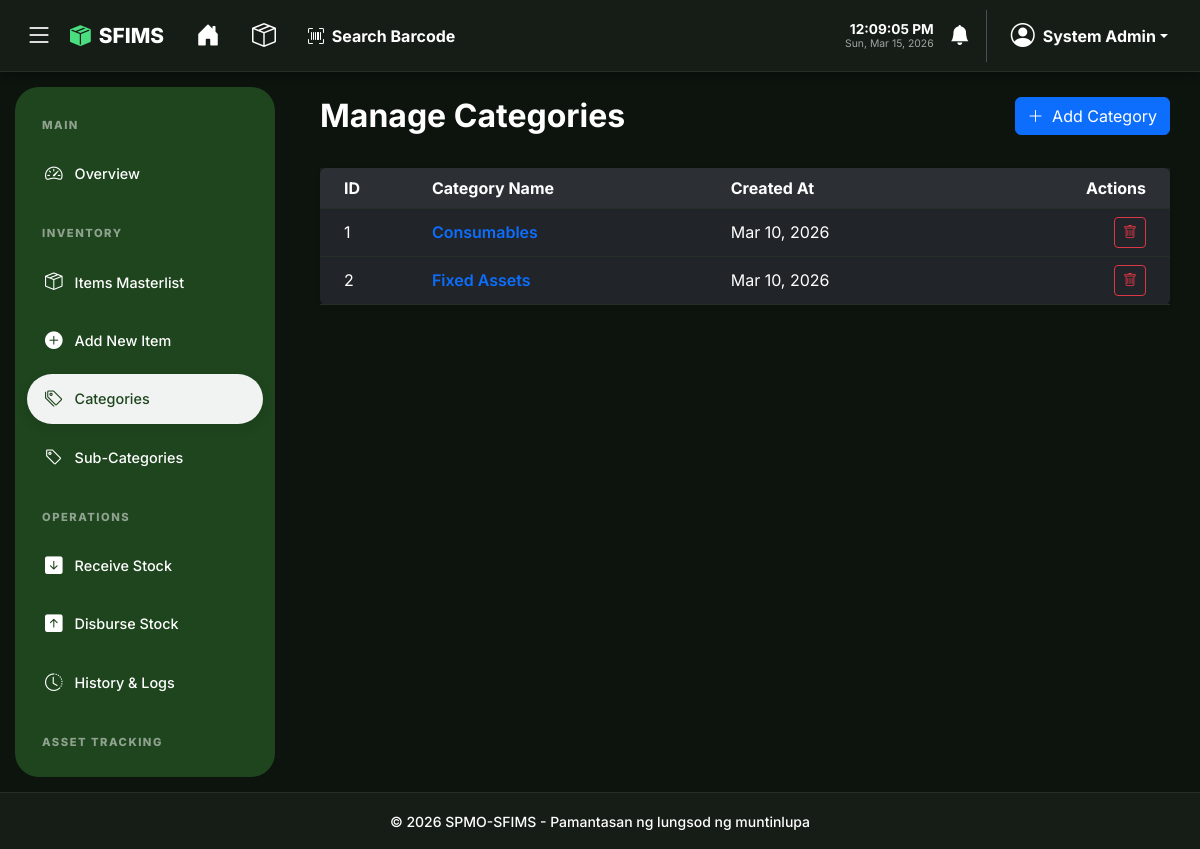
Screenshot of /admin/categories.php (signed in) with the database file from the repository.
### tables this page shows
CREATE TABLE IF NOT EXISTS categories (
    id INT AUTO_INCREMENT PRIMARY KEY,
    name VARCHAR(100) NOT NULL UNIQUE,
    created_at TIMESTAMP DEFAULT CURRENT_TIMESTAMP
);

### config/app.php (called while the page is built, shortened)
<?php
function h($string)
{
    return htmlspecialchars($string, ENT_QUOTES, 'UTF-8');
}

### admin/categories.php (the view, shortened to what this page needs)
<?php
require_once '../config/app.php';
$db = Database::getInstance();
$categories = $db->query("SELECT * FROM categories ORDER BY name ASC")->fetchAll();
require_once '../partials/header.php';
?>
<div class="row mb-4">
    <div class="col-md-6">
        <h2 class="fw-bold">Manage Categories</h2>
    </div>
    <div class="col-md-6 text-end">
        <button type="button" class="btn btn-primary" data-bs-toggle="modal" data-bs-target="#addCategoryModal">
            <i class="bi bi-plus-lg me-1"></i> Add Category
        </button>
    </div>
</div>
<div class="card shadow-sm border-0">
    <div class="card-body p-0">
        <div class="table-responsive">
            <table class="table table-hover align-middle mb-0">
                <thead class="bg-light">
                    <tr>
                        <th class="ps-4">ID</th>
                        <th>Category Name</th>
                        <th>Created At</th>
                        <th class="text-end pe-4">Actions</th>
                    </tr>
                </thead>
                <tbody>
                    <?php if ($categories): ?>
                        <?php foreach ($categories as $c): ?>
                            <tr>
                                <td class="ps-4"><?php echo $c['id']; ?></td>
                                <td class="fw-semibold text-primary"><?php echo h($c['name']); ?></td>
                                <td><?php echo date('M d, Y', strtotime($c['created_at'])); ?></td>
                                <td class="text-end pe-4">
                                    <form method="POST" action="" class="d-inline">
                                        <button type="submit" class="btn btn-sm btn-outline-danger" onclick="return confirm('Are you sure you want to delete this category?')">
                                            <i class="bi bi-trash"></i>
                                        </button>
                                    </form>
                                </td>
                            </tr>
                        <?php endforeach; ?>
                    <?php endif; ?>
                </tbody>
            </table>
        </div>
    </div>
</div>
<?php require_once '../partials/footer.php'; ?>

### partials/header.php (style rules this page uses)
*, *::before, *::after { transition: background-color 0.3s ease, border-color 0.3s ease, color 0.3s ease, box-shadow 0.3s ease; }
:root { --sfims-bg: #f3f7f4; --sfims-card-bg: #ffffff; --sfims-text: #1e3a1a; --sfims-border: #dce3dc; --sfims-green: #1e451e; --sfims-accent: #2d5a27; --sfims-input-bg: #ffffff; --header-dark: #ffffff; --sidebar-width: 260px; --sidebar-collapsed-width: 84px; --nav-shadow: rgba(0, 0, 0, 0.05); --sidebar-text: rgba(255, 255, 255, 0.85); --dropdown-header-text: #6c757d; }
[data-theme="dark"] { --sfims-bg: #0d140e; --sfims-card-bg: #151d16; --sfims-text: #ffffff; --sfims-border: #242f25; --sfims-green: #1e451e; --sfims-input-bg: #2a332b; --header-dark: #151d16; --nav-shadow: rgba(0, 0, 0, 0.4); --sfims-accent: #ffffff; --sidebar-text: #ffffff; --dropdown-header-text: #cbd5e1; }
body { background-color: var(--sfims-bg) !important; color: var(--sfims-text) !important; font-family: 'Inter', sans-serif; min-height: 100vh; margin: 0; display: flex; flex-direction: column; overflow-x: hidden; }
[data-theme="dark"] .bg-light { background-color: rgba(255, 255, 255, 0.05) !important; color: var(--sfims-text) !important; }
[data-theme="dark"] .text-dark, [data-theme="dark"] .text-black, [data-theme="dark"] h1, [data-theme="dark"] h2, [data-theme="dark"] h3, [data-theme="dark"] h4, [data-theme="dark"] h5, [data-theme="dark"] h6, [data-theme="dark"] .card-title, [data-theme="dark"] .modal-title, [data-theme="dark"] .nav-tabs .nav-link { color: #ffffff !important; }
[data-theme="dark"] ::placeholder { color: #64748b !important; opacity: 1 !important; }
[data-theme="dark"] .table { --bs-table-bg: transparent; --bs-table-color: var(--sfims-text); --bs-table-border-color: var(--sfims-border); color: var(--sfims-text); }
.btn-group, td.text-end, td:last-child { white-space: nowrap; }

### rows the page displays
categories: id "1", name "Consumables", created_at "Mar 10, 2026"
categories: id "2", name "Fixed Assets", created_at "Mar 10, 2026"

### other values shown
$_SESSION['full_name'] "System Admin"
